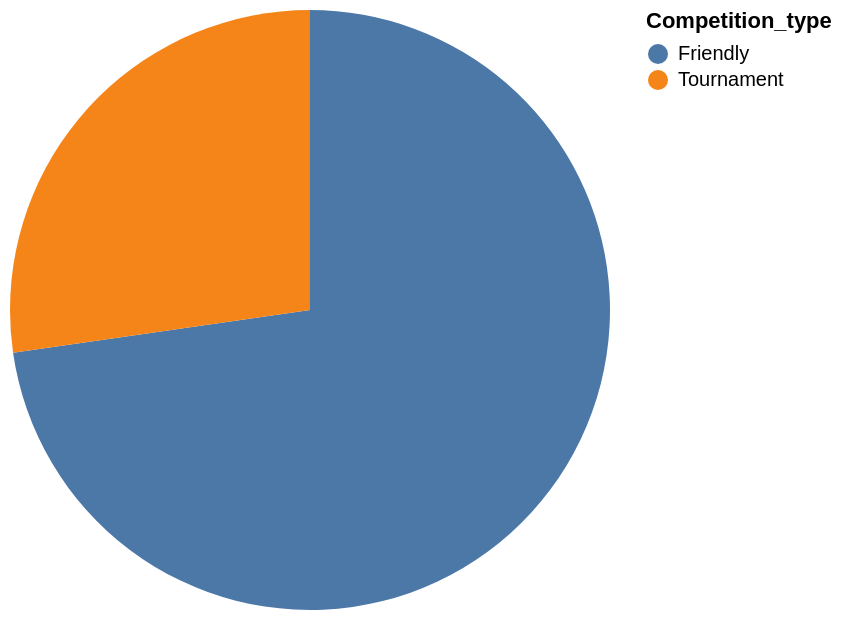

The Vega-Lite source for this figure:
### Vega-Lite specification from a JSON file in a GitHub repository (floating-point values rounded to 4 significant figures)
{"data": {"values": [{"x_data": "Friendly", "y_data": 8}, {"x_data": "Tournament", "y_data": 3}]}, "mark": "arc", "encoding": {"theta": {"field": "y_data", "type": "quantitative", "title": "COUNT(*)"}, "color": {"field": "x_data", "type": "nominal", "title": "Competition_type"}}}
